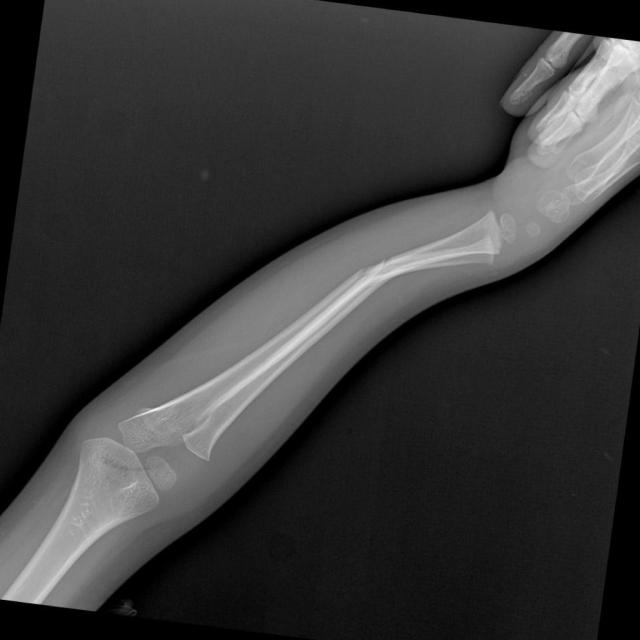
#> input picture output_fixed/20251226_045339/sampled_data/test/images/101_jpg.rf.92e32f9dfb9b34f9a123b16629cc368d.jpg, 640 x 640 px
$ python -i main_fixed.py   (imports and definitions only)
#> lines starting #> are read from the running program, lines starting #| are printed output that depends on the picture
# YOLOv11 Bone Fracture Detection - Enhanced with Performance Improvements

from pathlib import Path
import yaml
import random
import warnings
from collections import Counter, defaultdict
import shutil
from datetime import datetime

import numpy as np
import matplotlib.pyplot as plt
import seaborn as sns
from tqdm import tqdm

from PIL import Image, ImageDraw, ImageEnhance
from ultralytics import YOLO
import cv2

# [2 lines not run here, left out]

# ENHANCED CONFIGURATION
class Config:
    SEED = 42
    SAMPLE_RATIO = 0.8  # IMPROVED: 100% data usage

    MODEL = "yolo11m.pt"  # IMPROVED: Larger model for better accuracy
    EPOCHS = 25  # IMPROVED: More training epochs
    IMG_SIZE = 448  # IMPROVED: Larger image size for better detail
    BATCH = 8  # IMPROVED: More stable training

    # NEW: Advanced training parameters
    CONF_THRESH = 0.15  # Lower confidence for higher recall
    IOU_THRESH = 0.5
    AUGMENT = True

    # Visualization
    SAMPLE_VIS = 5
    IMG_EXT = [".jpg", ".jpeg", ".png"]

    COLORS = [
        '#e74c3c', '#3498db', '#2ecc71', '#f39c12', '#9b59b6',
        '#1abc9c', '#e67e22', '#34495e', '#c0392b', '#16a085'
    ]

# [2 lines not run here, left out]

# SETUP
ROOT = Path(__file__).resolve().parent
TIMESTAMP = datetime.now().strftime("%Y%m%d_%H%M%S")

OUTPUT = ROOT / "output_enhanced" / TIMESTAMP
DIRS = {
    'eda': OUTPUT / "01_eda",
    'samples': OUTPUT / "01_eda/samples",
    'augmented': OUTPUT / "01_eda/augmented",  # NEW: Augmentation samples
    'metrics': OUTPUT / "02_metrics",
    'models': OUTPUT / "03_models",
    'reports': OUTPUT / "04_reports",
}

# [7 lines not run here, left out]

# DATASET PATHS
PATHS = {
    'train_img': ROOT / "train/images",
    'train_lbl': ROOT / "train/labels",
    'val_img': ROOT / "valid/images",
    'val_lbl': ROOT / "valid/labels",
    'test_img': ROOT / "test/images",
    'test_lbl': ROOT / "test/labels"
}

# [4 lines not run here, left out]

# LOAD METADATA
DATA_YAML = ROOT / "data.yaml"
# [2 lines not run here, left out]

# [1 line that did not run here, left out]
# [1 line that did not run here, left out]

MEDICAL_CATEGORIES = {
    'Normal': ['Healthy'],
    'Simple Fractures': ['Greenstick', 'Linear', 'Oblique', 'Transverse', 'Spiral'],
    'Complex Fractures': ['Oblique Displaced', 'Transverse Displaced', 'Comminuted', 'Segmental']
}

# [1 line not run here, left out]

# NEW: MEDICAL IMAGE AUGMENTATION
def apply_medical_augmentation(image_path, output_path):
    """Apply medical-specific augmentations"""
#> called with output_path = 'out.png'
    img = cv2.imread(str(image_path))
#> img is the input picture: shape (640, 640, 3); min 0, max 247, mean 55.8
    if img is None:
        return False

    # Contrast enhancement
    lab = cv2.cvtColor(img, cv2.COLOR_BGR2LAB)
#> lab: shape (640, 640, 3); mean of channels 0, 1, 2 57.7, 128, 128
    l, a, b = cv2.split(lab)
#> a: shape (640, 640); every value is 128
    clahe = cv2.createCLAHE(clipLimit=2.0, tileGridSize=(8,8))
    l = clahe.apply(l)
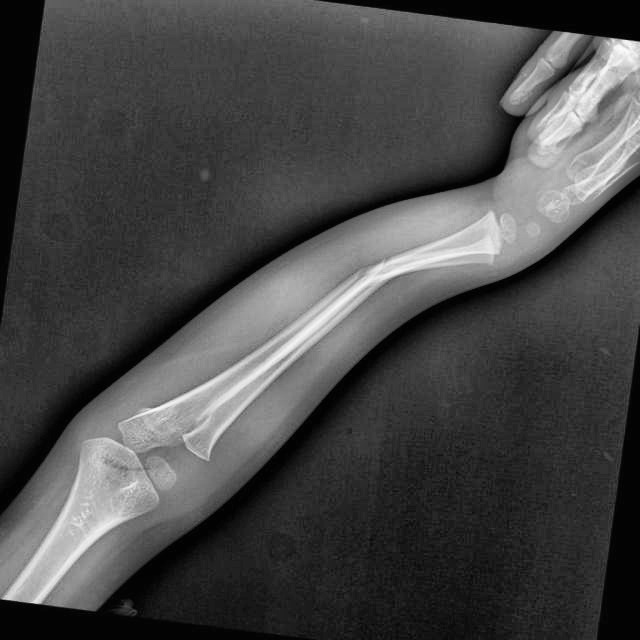
#> l: shape (640, 640); min 1, max 252, mean 71.5
    enhanced = cv2.merge([l, a, b])
#> enhanced: shape (640, 640, 3); mean of channels 0, 1, 2 71.5, 128, 128
    enhanced = cv2.cvtColor(enhanced, cv2.COLOR_LAB2BGR)

    # Slight gamma adjustment
    gamma = random.uniform(0.8, 1.2)
    inv_gamma = 1.0 / gamma
    table = np.array([((i / 255.0) ** inv_gamma) * 255
                      for i in range(256)]).astype("uint8")
    enhanced = cv2.LUT(enhanced, table)

    cv2.imwrite(str(output_path), enhanced)
    return True

# DATASET SAMPLING WITH AUGMENTATION
# [48 lines left out: function sample_dataset_enhanced, not called in this run]

# Sample all splits
sampled_data = {}
# [16 lines not run here, left out]

# ENHANCED YAML CONFIGURATION
sampled_yaml = OUTPUT / "data_sampled.yaml"

# [23 lines that did not run here, left out]

# [11 lines not run here, left out]

# LABEL VERIFICATION
def verify_labels():
    """Enhanced label verification with statistics"""
    print("\n🔍 Verifying label format...")

    test_label = next(sampled_data['train']['labels'].glob("*.txt"), None)

    if test_label is None:
        print("  ❌ No label files found!")
        return False

    with open(test_label) as f:
        lines = f.readlines()

    if len(lines) == 0:
        print("  ⚠️ Label file is empty!")
        return False

    parts = lines[0].strip().split()
    if len(parts) < 5:
        print(f"  ❌ Invalid format: {lines[0]}")
        return False

    try:
        cls = int(parts[0])
        x, y, w, h = map(float, parts[1:5])

        print(f"  ✓ Sample label: class={cls}, bbox=({x:.3f}, {y:.3f}, {w:.3f}, {h:.3f})")

        if not (0 <= x <= 1 and 0 <= y <= 1 and 0 <= w <= 1 and 0 <= h <= 1):
            print("  ⚠️ WARNING: Coordinates not normalized (0-1)!")
            return False

        return True
    except:
        print("  ❌ Failed to parse label!")
        return False

# [1 line that did not run here, left out]

# [2 lines not run here, left out]

# EDA
# [123 lines left out: functions read_yolo_label, comprehensive_eda_enhanced, not called in this run]

# [1 line not run here, left out]

# VISUALIZATION
# [29 lines left out: function visualize_samples, not called in this run]

# [7 lines not run here, left out]

# [1 line that did not run here, left out]

# [37 lines that did not run here, left out]

# ENHANCED EVALUATION
# [1 line not run here, left out]

# Test with different confidence thresholds
conf_thresholds = [0.1, 0.15, 0.2, 0.25, 0.3]
results_comparison = []

# [17 lines not run here, left out]

# Validation metrics
# [1 line that did not run here, left out]
# [1 line that did not run here, left out]

# ENHANCED REPORT (UTF-8 encoding untuk kompatibilitas)
# [55 lines left out: function generate_enhanced_report, not called in this run]

# [1 line not run here, left out]

# Save best model
best_model = OUTPUT / "training/weights/best.pt"
# [26 lines not run here, left out]

>>> result = apply_medical_augmentation('output_fixed/20251226_045339/sampled_data/test/images/101_jpg.rf.92e32f9dfb9b34f9a123b16629cc368d.jpg', 'out.png')

$ run again, on output_fixed/20251226_045339/sampled_data/train/images/103_jpg.rf.23bd15755a93c7e775780ff43ca6ef3a.jpg
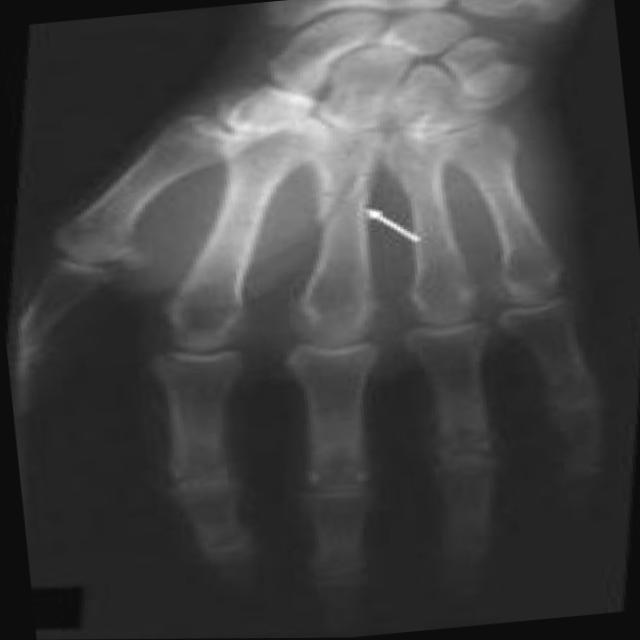
#> input picture output_fixed/20251226_045339/sampled_data/train/images/103_jpg.rf.23bd15755a93c7e775780ff43ca6ef3a.jpg, 640 x 640 px
#> in apply_medical_augmentation, img is the input picture: shape (640, 640, 3); min 7, max 255, mean 65.8
#> lab: shape (640, 640, 3); mean of channels 0, 1, 2 69.1, 128, 128
#> a: shape (640, 640); every value is 128
#> in apply_medical_augmentation, `l = clahe.apply(l)`:
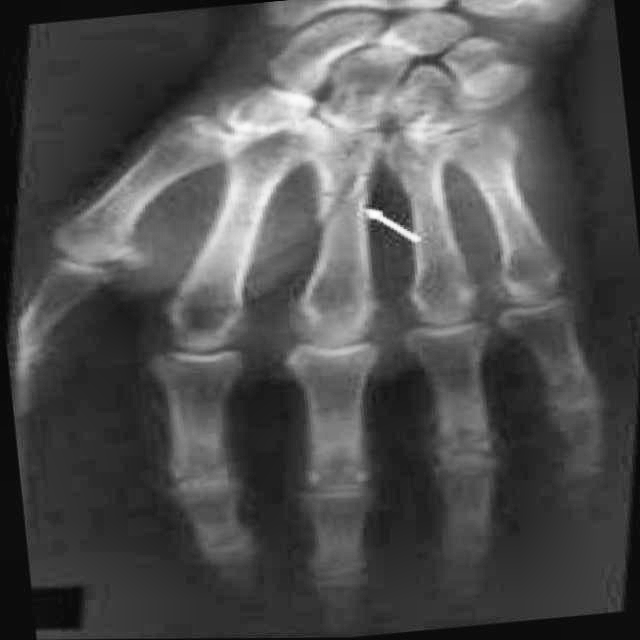
#> l: shape (640, 640); min 1, max 255, mean 78.6

$ run again, on output_fixed/20251226_045339/sampled_data/train/images/103_jpg.rf.e6cef83562b520dd26a9b9f9720aa78c.jpg
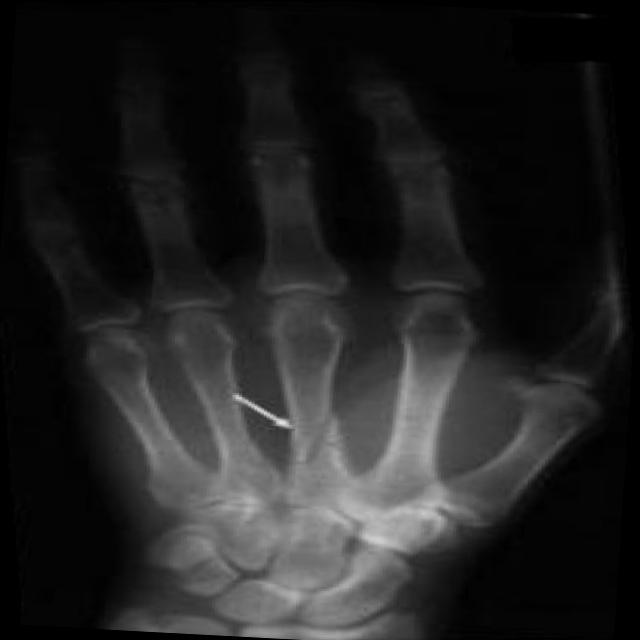
#> input picture output_fixed/20251226_045339/sampled_data/train/images/103_jpg.rf.e6cef83562b520dd26a9b9f9720aa78c.jpg, 640 x 640 px
#> in apply_medical_augmentation, img is the input picture: shape (640, 640, 3); min 0, max 228, mean 34.4
#> lab: shape (640, 640, 3); mean of channels 0, 1, 2 35.1, 128, 128
#> a: shape (640, 640); every value is 128
#> in apply_medical_augmentation, `l = clahe.apply(l)`:
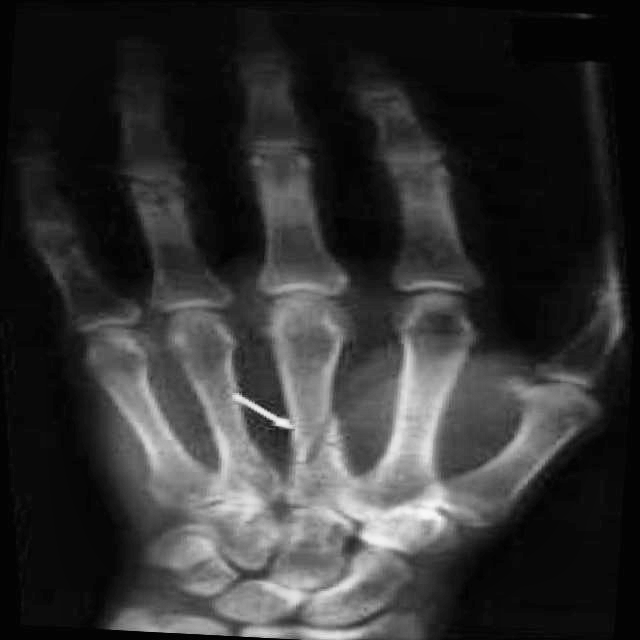
#> l: shape (640, 640); min 1, max 248, mean 50.2

$ run again, on output_fixed/20251226_045339/sampled_data/val/images/108_jpg.rf.e6b3b077efd8c28c51d16f69df8b8cc2.jpg
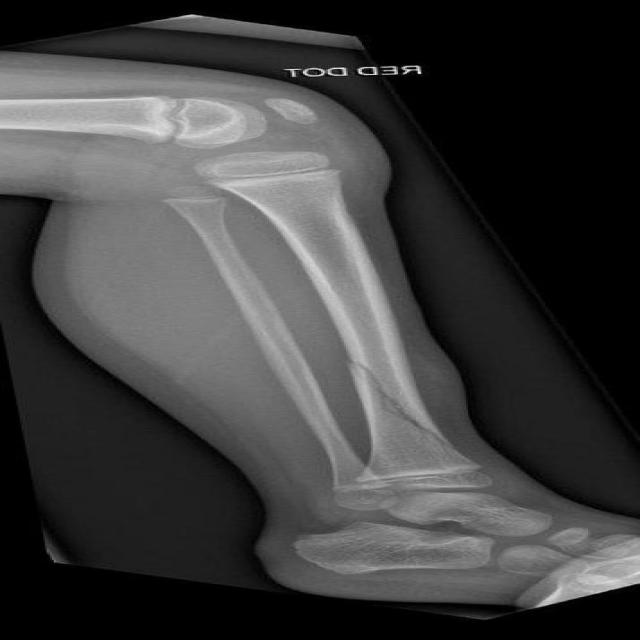
#> input picture output_fixed/20251226_045339/sampled_data/val/images/108_jpg.rf.e6b3b077efd8c28c51d16f69df8b8cc2.jpg, 640 x 640 px
#> in apply_medical_augmentation, img is the input picture: shape (640, 640, 3); min 0, max 247, mean 61.5
#> lab: shape (640, 640, 3); mean of channels 0, 1, 2 64.7, 128, 128
#> a: shape (640, 640); every value is 128
#> in apply_medical_augmentation, `l = clahe.apply(l)`:
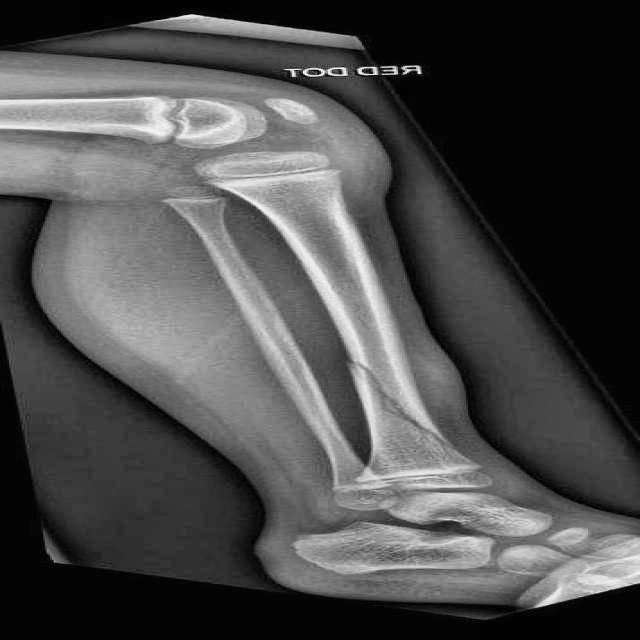
#> l: shape (640, 640); min 1, max 250, mean 75.4
